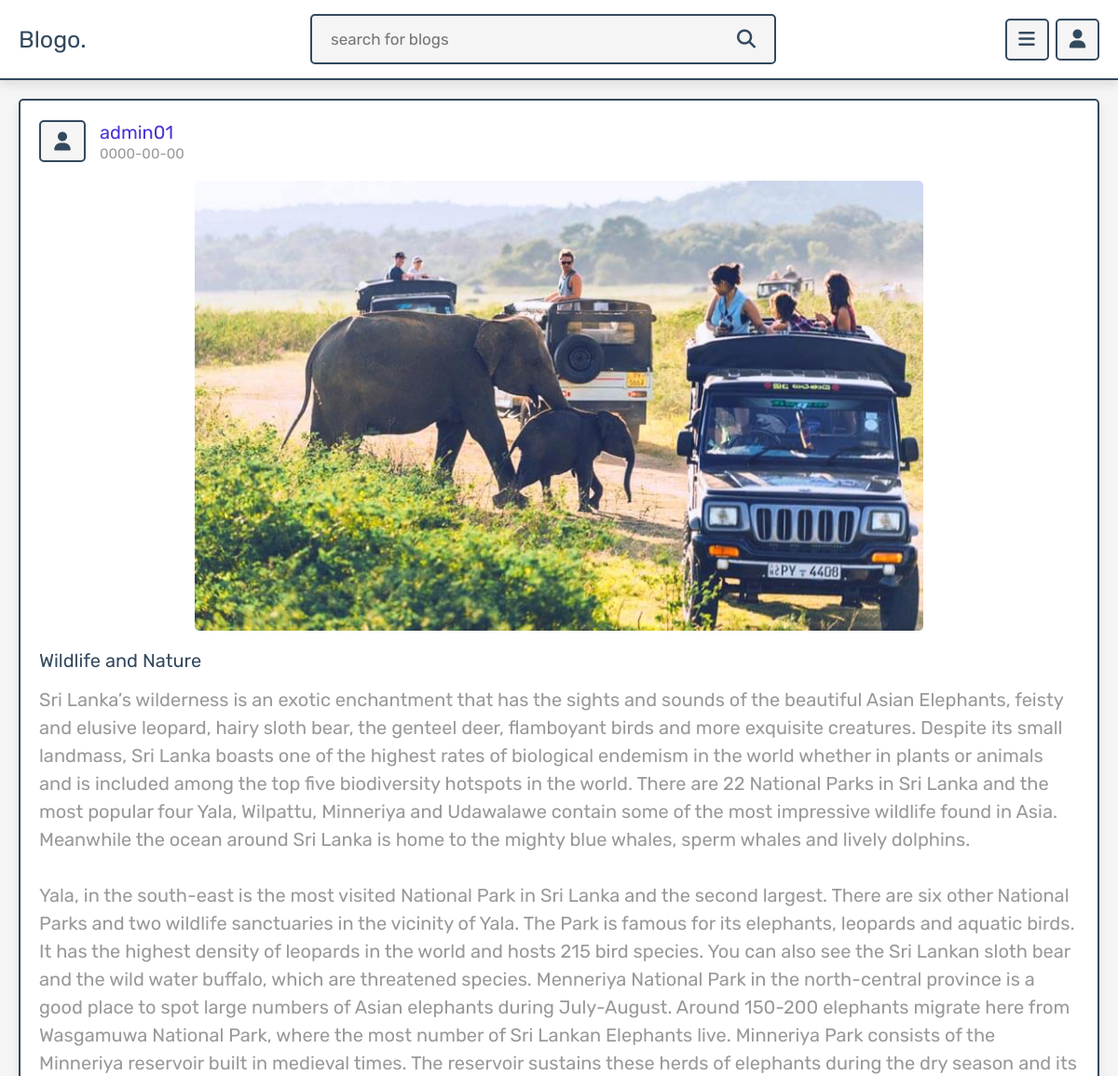
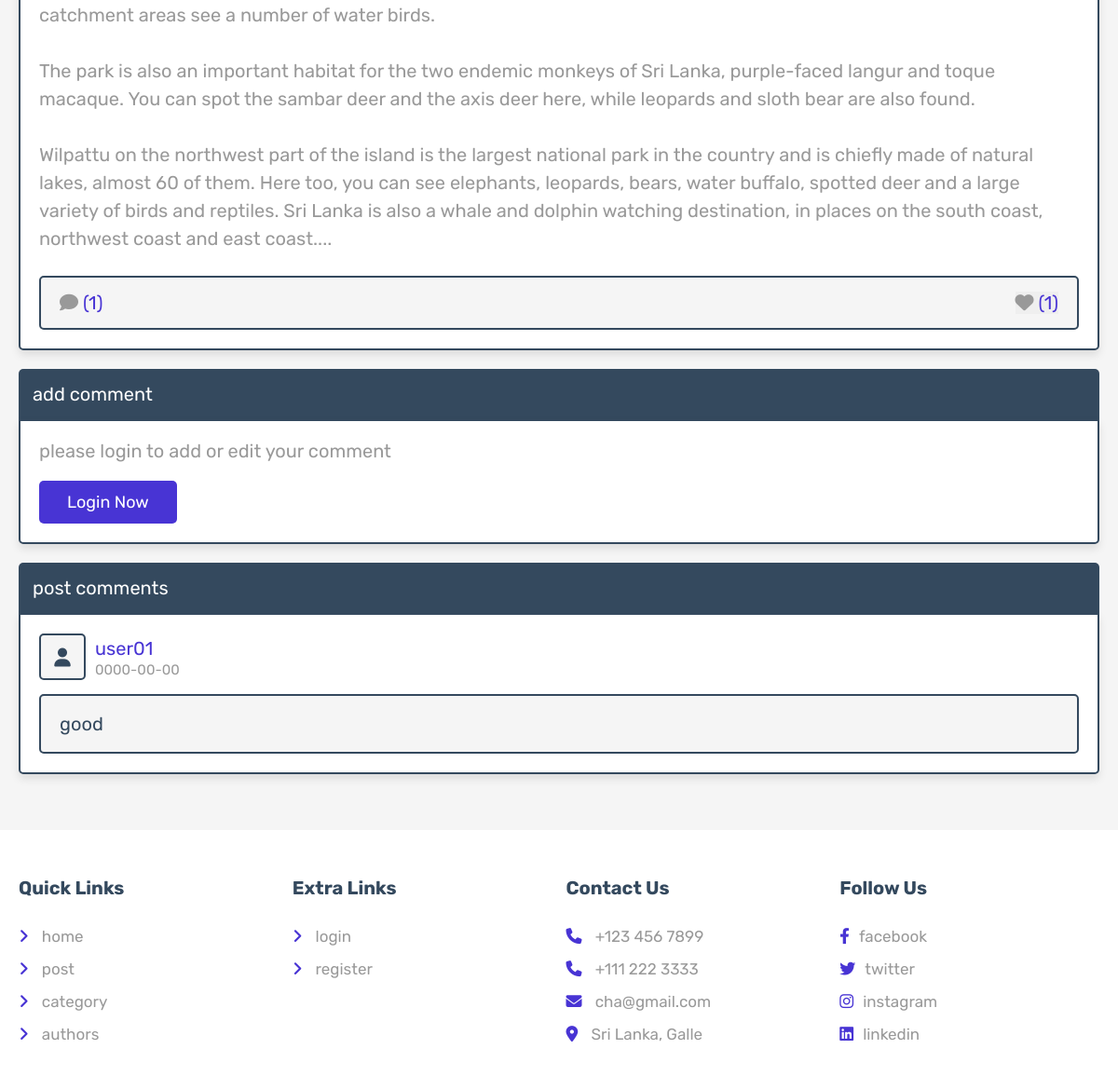
Page /view_post.php?post_id=6 on the committed database (2 pictures, top to bottom).
### tables this page shows
CREATE TABLE IF NOT EXISTS `posts` (
  `id` int NOT NULL AUTO_INCREMENT,
  `admin_id` int NOT NULL,
  `name` varchar(100) NOT NULL,
  `title` varchar(100) NOT NULL,
  `content` varchar(5000) NOT NULL,
  `category` varchar(50) NOT NULL,
  `image` varchar(100) NOT NULL,
  `date` date NOT NULL,
  `status` varchar(10) NOT NULL,
  PRIMARY KEY (`id`)
);

CREATE TABLE IF NOT EXISTS `comments` (
  `id` int NOT NULL AUTO_INCREMENT,
  `post_id` int NOT NULL,
  `admin_id` int NOT NULL,
  `user_id` int NOT NULL,
  `user_name` varchar(50) NOT NULL,
  `comment` varchar(1000) NOT NULL,
  `date` date NOT NULL,
  PRIMARY KEY (`id`)
);

### view_post.php (the view, shortened to what this page needs)
<?php
include 'components/connect.php';
if(isset($_SESSION['user_id'])){
   $user_id = $_SESSION['user_id'];
}else{
   $user_id = '';
};
$get_id = $_GET['post_id'];
?>
<!DOCTYPE html>
<html lang="en">
<head>
   <link rel="stylesheet" href="https://cdnjs.cloudflare.com/ajax/libs/font-awesome/6.1.1/css/all.min.css">
   <link rel="stylesheet" href="css/style.css">
</head>
<body>
<?php include 'components/user_header.php'; ?>
<section class="posts-container" style="padding-bottom: 0;">
   <div class="box-container">
      <?php
         $select_posts = $conn->prepare("SELECT * FROM `posts` WHERE status = ? AND id = ?");
         $select_posts->execute(['active', $get_id]);
         if($select_posts->rowCount() > 0){
            while($fetch_posts = $select_posts->fetch(PDO::FETCH_ASSOC)){
            $post_id = $fetch_posts['id'];
            $count_post_comments = $conn->prepare("SELECT * FROM `comments` WHERE post_id = ?");
            $count_post_comments->execute([$post_id]);
            $total_post_comments = $count_post_comments->rowCount();
            $count_post_likes = $conn->prepare("SELECT * FROM `likes` WHERE post_id = ?");
            $count_post_likes->execute([$post_id]);
            $total_post_likes = $count_post_likes->rowCount();
            $confirm_likes = $conn->prepare("SELECT * FROM `likes` WHERE user_id = ? AND post_id = ?");
            $confirm_likes->execute([$user_id, $post_id]);
      ?>
      <form class="box" method="post">
         <div class="post-admin">
            <i class="fas fa-user"></i>
            <div>
               <a href="author_posts.php?author=<?= $fetch_posts['name']; ?>"><?= $fetch_posts['name']; ?></a>
               <div><?= $fetch_posts['date']; ?></div>
            </div>
         </div>
         <?php
            if($fetch_posts['image'] != ''){
         ?>
         <img src="uploaded_img/<?= $fetch_posts['image']; ?>" class="post-image" alt="">
         <?php
         }
         ?>
         <div class="post-title"><?= $fetch_posts['title']; ?></div>
         <div class="post-content"><?= $fetch_posts['content']; ?></div>
         <div class="icons">
            <div><i class="fas fa-comment"></i><span>(<?= $total_post_comments; ?>)</span></div>
            <button type="submit" name="like_post"><i class="fas fa-heart" style="<?php if($confirm_likes->rowCount() > 0){ echo 'color:var(--red);'; } ?>  "></i><span>(<?= $total_post_likes; ?>)</span></button>
         </div>
      </form>
      <?php
         }
      }else{
         echo '<p class="empty">no posts found!</p>';
      }
      ?>
   </div>
</section>
<section class="comments-container">
   <p class="comment-title">add comment</p>
   <?php
      if($user_id != ''){
         $select_admin_id = $conn->prepare("SELECT * FROM `posts` WHERE id = ?");
         $select_admin_id->execute([$get_id]);
         $fetch_admin_id = $select_admin_id->fetch(PDO::FETCH_ASSOC);
   ?>
   <form action="" method="post" class="add-comment">
      <input type="hidden" name="admin_id" value="<?= $fetch_admin_id['admin_id']; ?>">
      <input type="hidden" name="user_name" value="<?= $fetch_profile['name']; ?>">
      <p class="user"><i class="fas fa-user"></i><a href="update.php"><?= $fetch_profile['name']; ?></a></p>
      <textarea name="comment" maxlength="1000" class="comment-box" cols="30" rows="10" placeholder="write your comment" required></textarea>
      <input type="submit" value="add comment" class="inline-btn" name="add_comment">
   </form>
   <?php
   }else{
   ?>
   <div class="add-comment">
      <p>please login to add or edit your comment</p>
      <a href="login.php" class="inline-btn">login now</a>
   </div>
   <?php
      }
   ?>
   <p class="comment-title">post comments</p>
   <div class="user-comments-container">
      <?php
         $select_comments = $conn->prepare("SELECT * FROM `comments` WHERE post_id = ?");
         $select_comments->execute([$get_id]);
         if($select_comments->rowCount() > 0){
            while($fetch_comments = $select_comments->fetch(PDO::FETCH_ASSOC)){
      ?>
      <div class="show-comments" style="<?php if($fetch_comments['user_id'] == $user_id){echo 'order:-1;'; } ?>">
         <div class="comment-user">
            <i class="fas fa-user"></i>
            <div>
               <span><?= $fetch_comments['user_name']; ?></span>
               <div><?= $fetch_comments['date']; ?></div>
            </div>
         </div>
         <div class="comment-box" style="<?php if($fetch_comments['user_id'] == $user_id){echo 'color:var(--white); background:var(--black);'; } ?>"><?= $fetch_comments['comment']; ?></div>
      </div>
      <?php
            }
         }else{
            echo '<p class="empty">no comments added yet!</p>';
         }
      ?>
   </div>
</section>
<?php include 'components/footer.php'; ?>
</body>
</html>

### rows in the picture
posts: name "admin01", date "0000-00-00", image (picture), title "Wildlife and Nature", content "Sri Lanka’s wilderness is an exotic enchantment that has the sights and sounds of the beautiful Asian Elephants, feisty and elusive leopard, hairy sloth bear, the genteel deer, flamboyant birds and more exquisite creatures. Despite its small landmass, Sri Lanka boasts one of the highest rates of biological endemism in the world whether in plants or animals and is included among the top five biodiversity hotspots in the world. There are 22 National Parks in Sri Lanka and the most popular four Yala, Wilpattu, Minneriya and Udawalawe contain some of the most impressive wildlife found in Asia. Meanwhile the ocean around Sri Lanka is home to the mighty blue whales, sperm whales and lively…", total_post_comments "1", total_post_likes "1"
comments: user_name "user01", date "0000-00-00", comment "good"
